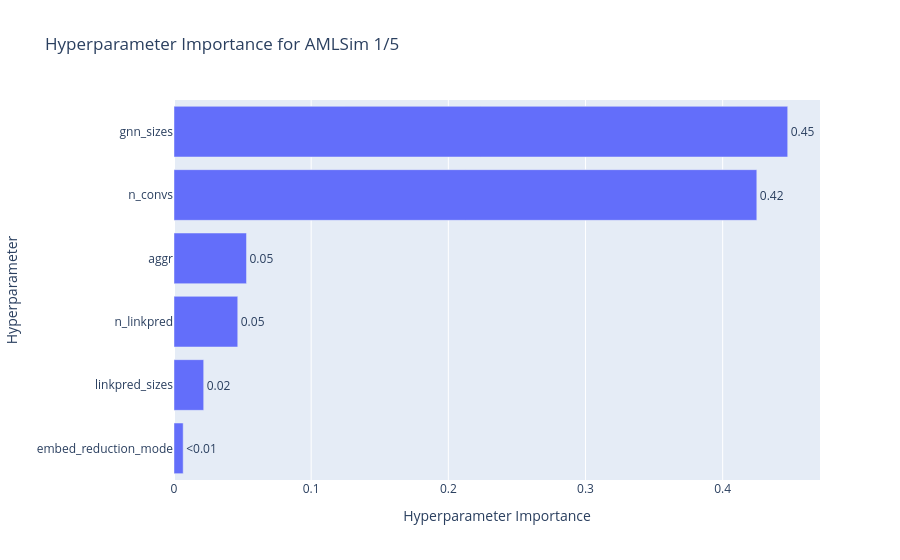
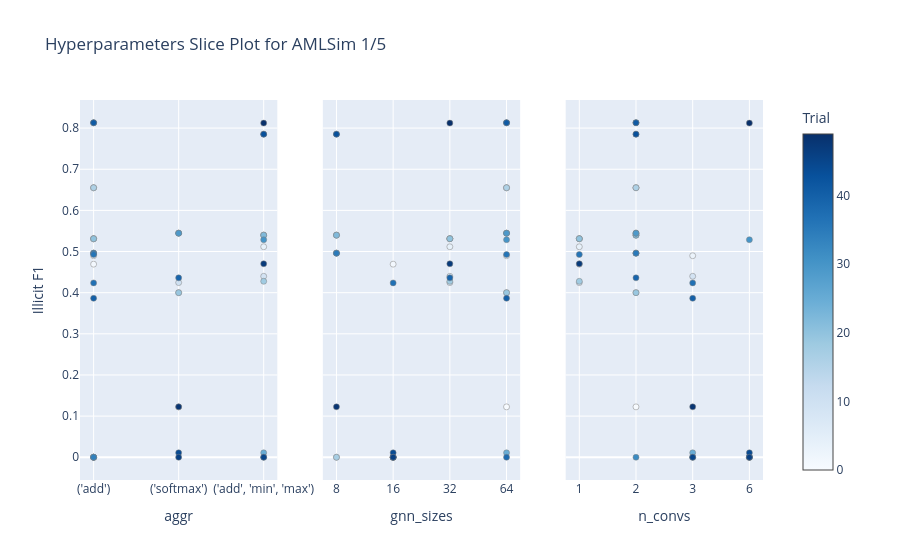
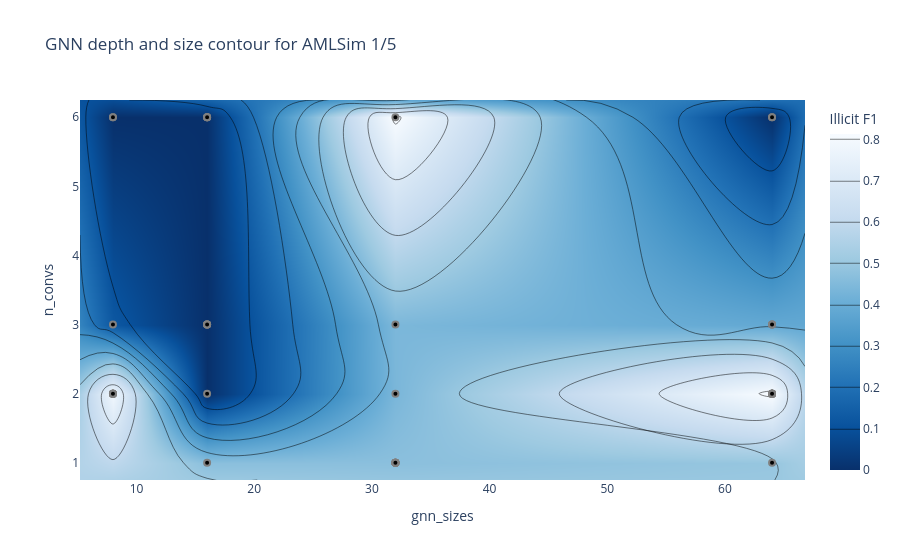
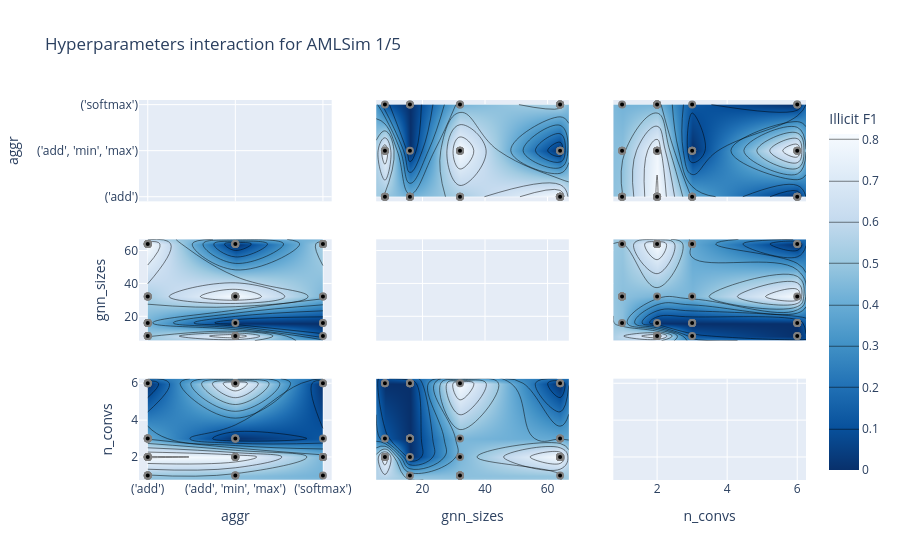

The notebook cell saved with these charts, in order:
### Markdown cell above
## AMLSim 1/5

### Code cell
study_amlsim_51 = rsu.load_study("amlsim_51")
rsu.build_and_save_study_analysis(study_amlsim_51, "AMLSim 1/5")

### Figure 1 — Plotly figure (JSON) as saved in the notebook; plotly's stock layout.template omitted (floating-point values rounded to 4 significant figures)
{"data": [{"cliponaxis": false, "hovertemplate": ["embed_reduction_mode (CategoricalDistribution): 0.006692339408833129<extra></extra>", "linkpred_sizes (CategoricalDistribution): 0.021648880202360596<extra></extra>", "n_linkpred (CategoricalDistribution): 0.04647979079561516<extra></extra>", "aggr (CategoricalDistribution): 0.05286460584282753<extra></extra>", "n_convs (CategoricalDistribution): 0.4248952561006557<extra></extra>", "gnn_sizes (CategoricalDistribution): 0.4474191276497078<extra></extra>"], "name": "Illicit F1", "orientation": "h", "text": ["<0.01", "0.02", "0.05", "0.05", "0.42", "0.45"], "textposition": "outside", "type": "bar", "x": [0.006692, 0.02165, 0.04648, 0.05286, 0.4249, 0.4474], "y": ["embed_reduction_mode", "linkpred_sizes", "n_linkpred", "aggr", "n_convs", "gnn_sizes"]}], "layout": {"title": {"text": "Hyperparameter Importance for AMLSim 1/5"}, "xaxis": {"title": {"text": "Hyperparameter Importance"}}, "yaxis": {"title": {"text": "Hyperparameter"}}}}

### Figure 2 — Plotly figure (JSON) as saved in the notebook; plotly's stock layout.template omitted (floating-point values rounded to 4 significant figures)
{"data": [{"marker": {"color": [0, 1, 2, 3, 4, 5, 6, 7, 8, 9, 10, 11, 12, 13, 14, 15, 16, 17, 18, 19, 20, 21, 22, 23, 24, 25, 26, 27, 28, 29, 30, 31, 32, 33, 34, 35, 36, 37, 38, 39, 40, 41, 42, 43, 44, 45, 46, 47, 48, 49], "colorbar": {"title": {"text": "Trial"}, "x": 1, "xpad": 40}, "colorscale": [[0, "rgb(247,251,255)"], [0.125, "rgb(222,235,247)"], [0.25, "rgb(198,219,239)"], [0.375, "rgb(158,202,225)"], [0.5, "rgb(107,174,214)"], [0.625, "rgb(66,146,198)"], [0.75, "rgb(33,113,181)"], [0.875, "rgb(8,81,156)"], [1, "rgb(8,48,107)"]], "line": {"color": "Grey", "width": 0.5}, "showscale": true}, "mode": "markers", "name": "Feasible Trial", "showlegend": false, "type": "scatter", "x": ["('softmax')", "('add')", "('add')", "('add')", "('add', 'min', 'max')", "('add', 'min', 'max')", "('add')", "('add')", "('add')", "('add', 'min', 'max')", "('softmax')", "('add')", "('add')", "('add')", "('softmax')", "('add')", "('add')", "('add')", "('add', 'min', 'max')", "('softmax')", "('add')", "('add', 'min', 'max')", "('add', 'min', 'max')", "('add')", "('softmax')", "('add', 'min', 'max')", "('add')", "('add')", "('softmax')", "('softmax')", "('add', 'min', 'max')", "('add')", "('add')", "('add')", "('add')", "('add')", "('add')", "('add')", "('add', 'min', 'max')", "('softmax')", "('add')", "('add')", "('add', 'min', 'max')", "('add', 'min', 'max')", "('softmax')", "('add', 'min', 'max')", "('softmax')", "('add', 'min', 'max')", "('softmax')", "('add', 'min', 'max')"], "xaxis": "x", "y": [0.1224, 0.4693, 0, 0.4898, 0.5116, 0.5398, 0.6551, 0.5311, 0, 0.4398, 0.4245, 0.6551, 0, 0.5311, 0.4, 0.5311, 0.6551, 0, 0.4277, 0.4, 0.5311, 0.5398, 0.5398, 0.813, 0.5446, 0.01081, 0, 0.4961, 0.5446, 0.5446, 0.5287, 0.4961, 0, 0.813, 0, 0.4961, 0.4929, 0.4237, 0, 0.436, 0.3864, 0.813, 0.7853, 0.7853, 0.01081, 0, 0, 0.4701, 0.1224, 0.8121], "yaxis": "y"}, {"marker": {"color": [0, 1, 2, 3, 4, 5, 6, 7, 8, 9, 10, 11, 12, 13, 14, 15, 16, 17, 18, 19, 20, 21, 22, 23, 24, 25, 26, 27, 28, 29, 30, 31, 32, 33, 34, 35, 36, 37, 38, 39, 40, 41, 42, 43, 44, 45, 46, 47, 48, 49], "colorbar": {"title": {"text": "Trial"}, "x": 1, "xpad": 40}, "colorscale": [[0, "rgb(247,251,255)"], [0.125, "rgb(222,235,247)"], [0.25, "rgb(198,219,239)"], [0.375, "rgb(158,202,225)"], [0.5, "rgb(107,174,214)"], [0.625, "rgb(66,146,198)"], [0.75, "rgb(33,113,181)"], [0.875, "rgb(8,81,156)"], [1, "rgb(8,48,107)"]], "line": {"color": "Grey", "width": 0.5}, "showscale": false}, "mode": "markers", "name": "Feasible Trial", "showlegend": false, "type": "scatter", "x": [64, 16, 16, 64, 32, 8, 64, 32, 16, 32, 32, 64, 8, 32, 64, 32, 64, 8, 32, 64, 32, 8, 8, 64, 64, 64, 16, 8, 64, 64, 64, 8, 16, 64, 16, 8, 64, 16, 64, 32, 64, 64, 8, 8, 16, 16, 16, 32, 8, 32], "xaxis": "x2", "y": [0.1224, 0.4693, 0, 0.4898, 0.5116, 0.5398, 0.6551, 0.5311, 0, 0.4398, 0.4245, 0.6551, 0, 0.5311, 0.4, 0.5311, 0.6551, 0, 0.4277, 0.4, 0.5311, 0.5398, 0.5398, 0.813, 0.5446, 0.01081, 0, 0.4961, 0.5446, 0.5446, 0.5287, 0.4961, 0, 0.813, 0, 0.4961, 0.4929, 0.4237, 0, 0.436, 0.3864, 0.813, 0.7853, 0.7853, 0.01081, 0, 0, 0.4701, 0.1224, 0.8121], "yaxis": "y2"}, {"marker": {"color": [0, 1, 2, 3, 4, 5, 6, 7, 8, 9, 10, 11, 12, 13, 14, 15, 16, 17, 18, 19, 20, 21, 22, 23, 24, 25, 26, 27, 28, 29, 30, 31, 32, 33, 34, 35, 36, 37, 38, 39, 40, 41, 42, 43, 44, 45, 46, 47, 48, 49], "colorbar": {"title": {"text": "Trial"}, "x": 1, "xpad": 40}, "colorscale": [[0, "rgb(247,251,255)"], [0.125, "rgb(222,235,247)"], [0.25, "rgb(198,219,239)"], [0.375, "rgb(158,202,225)"], [0.5, "rgb(107,174,214)"], [0.625, "rgb(66,146,198)"], [0.75, "rgb(33,113,181)"], [0.875, "rgb(8,81,156)"], [1, "rgb(8,48,107)"]], "line": {"color": "Grey", "width": 0.5}, "showscale": false}, "mode": "markers", "name": "Feasible Trial", "showlegend": false, "type": "scatter", "x": [2, 1, 6, 3, 1, 2, 2, 1, 3, 3, 1, 2, 6, 1, 2, 1, 2, 6, 1, 2, 1, 2, 2, 2, 2, 3, 6, 2, 2, 2, 6, 2, 2, 2, 3, 2, 1, 3, 6, 2, 3, 2, 2, 2, 6, 3, 6, 1, 3, 6], "xaxis": "x3", "y": [0.1224, 0.4693, 0, 0.4898, 0.5116, 0.5398, 0.6551, 0.5311, 0, 0.4398, 0.4245, 0.6551, 0, 0.5311, 0.4, 0.5311, 0.6551, 0, 0.4277, 0.4, 0.5311, 0.5398, 0.5398, 0.813, 0.5446, 0.01081, 0, 0.4961, 0.5446, 0.5446, 0.5287, 0.4961, 0, 0.813, 0, 0.4961, 0.4929, 0.4237, 0, 0.436, 0.3864, 0.813, 0.7853, 0.7853, 0.01081, 0, 0, 0.4701, 0.1224, 0.8121], "yaxis": "y3"}], "layout": {"title": {"text": "Hyperparameters Slice Plot for AMLSim 1/5"}, "xaxis": {"anchor": "y", "categoryarray": ["('add')", "('softmax')", "('add', 'min', 'max')"], "categoryorder": "array", "domain": [0, 0.2889], "title": {"text": "aggr"}, "type": "category"}, "xaxis2": {"anchor": "y2", "categoryarray": [8, 16, 32, 64], "categoryorder": "array", "domain": [0.3556, 0.6444], "title": {"text": "gnn_sizes"}, "type": "category"}, "xaxis3": {"anchor": "y3", "categoryarray": [1, 2, 3, 6], "categoryorder": "array", "domain": [0.7111, 1], "title": {"text": "n_convs"}, "type": "category"}, "yaxis": {"anchor": "x", "domain": [0, 1], "title": {"text": "Illicit F1"}}, "yaxis2": {"anchor": "x2", "domain": [0, 1], "matches": "y", "showticklabels": false}, "yaxis3": {"anchor": "x3", "domain": [0, 1], "matches": "y", "showticklabels": false}}}

### Figure 3 — Plotly figure (JSON) as saved in the notebook; plotly's stock layout.template omitted (floating-point values rounded to 4 significant figures)
{"data": [{"colorbar": {"title": {"text": "Illicit F1"}}, "colorscale": [[0, "rgb(247,251,255)"], [0.125, "rgb(222,235,247)"], [0.25, "rgb(198,219,239)"], [0.375, "rgb(158,202,225)"], [0.5, "rgb(107,174,214)"], [0.625, "rgb(66,146,198)"], [0.75, "rgb(33,113,181)"], [0.875, "rgb(8,81,156)"], [1, "rgb(8,48,107)"]], "connectgaps": true, "contours": {"coloring": "heatmap"}, "hoverinfo": "none", "line": {"smoothing": 1.3}, "reversescale": true, "type": "contour", "x": [5.2, 8, 16, 32, 64, 66.8], "y": [0.75, 1, 2, 3, 6, 6.25], "z": [[null, null, null, null, null, null], [null, null, 0.4693, 0.4701, 0.4929, null], [null, 0.7853, 0, 0.436, 0.813, null], [null, 0.1224, 0, 0.4398, 0.3864, null], [null, 0, 0, 0.8121, 0, null], [null, null, null, null, null, null]]}, {"marker": {"color": "black", "line": {"color": "Gray", "width": 2}}, "mode": "markers", "name": "Feasible Trial", "showlegend": false, "type": "scatter", "x": [64, 16, 16, 64, 32, 8, 64, 32, 16, 32, 32, 64, 8, 32, 64, 32, 64, 8, 32, 64, 32, 8, 8, 64, 64, 64, 16, 8, 64, 64, 64, 8, 16, 64, 16, 8, 64, 16, 64, 32, 64, 64, 8, 8, 16, 16, 16, 32, 8, 32], "y": [2, 1, 6, 3, 1, 2, 2, 1, 3, 3, 1, 2, 6, 1, 2, 1, 2, 6, 1, 2, 1, 2, 2, 2, 2, 3, 6, 2, 2, 2, 6, 2, 2, 2, 3, 2, 1, 3, 6, 2, 3, 2, 2, 2, 6, 3, 6, 1, 3, 6]}, {"marker": {"color": "#cccccc", "line": {"color": "Gray", "width": 2}}, "mode": "markers", "name": "Infeasible Trial", "showlegend": false, "type": "scatter", "x": [], "y": []}], "layout": {"title": {"text": "GNN depth and size contour for AMLSim 1/5"}, "xaxis": {"range": [5.2, 66.8], "title": {"text": "gnn_sizes"}}, "yaxis": {"range": [0.75, 6.25], "title": {"text": "n_convs"}}}}

### Figure 4 — Plotly figure (JSON) as saved in the notebook; plotly's stock layout.template omitted (floating-point values rounded to 4 significant figures)
{"data": [{"type": "scatter", "xaxis": "x", "yaxis": "y"}, {"colorbar": {"title": {"text": "Illicit F1"}}, "colorscale": [[0, "rgb(247,251,255)"], [0.125, "rgb(222,235,247)"], [0.25, "rgb(198,219,239)"], [0.375, "rgb(158,202,225)"], [0.5, "rgb(107,174,214)"], [0.625, "rgb(66,146,198)"], [0.75, "rgb(33,113,181)"], [0.875, "rgb(8,81,156)"], [1, "rgb(8,48,107)"]], "connectgaps": true, "contours": {"coloring": "heatmap"}, "hoverinfo": "none", "line": {"smoothing": 1.3}, "reversescale": true, "showscale": true, "type": "contour", "x": ["('add')", "('add', 'min', 'max')", "('softmax')"], "xaxis": "x4", "y": [5.2, 8, 16, 32, 64, 66.8], "yaxis": "y4", "z": [[null, null, null], [0.4961, 0.7853, 0.1224], [0.4237, 0, 0], [0.5311, 0.8121, 0.436], [0.813, 0, 0.5446], [null, null, null]]}, {"marker": {"color": "black", "line": {"color": "Gray", "width": 2}}, "mode": "markers", "name": "Feasible Trial", "showlegend": false, "type": "scatter", "x": ["('softmax')", "('add')", "('add')", "('add')", "('add', 'min', 'max')", "('add', 'min', 'max')", "('add')", "('add')", "('add')", "('add', 'min', 'max')", "('softmax')", "('add')", "('add')", "('add')", "('softmax')", "('add')", "('add')", "('add')", "('add', 'min', 'max')", "('softmax')", "('add')", "('add', 'min', 'max')", "('add', 'min', 'max')", "('add')", "('softmax')", "('add', 'min', 'max')", "('add')", "('add')", "('softmax')", "('softmax')", "('add', 'min', 'max')", "('add')", "('add')", "('add')", "('add')", "('add')", "('add')", "('add')", "('add', 'min', 'max')", "('softmax')", "('add')", "('add')", "('add', 'min', 'max')", "('add', 'min', 'max')", "('softmax')", "('add', 'min', 'max')", "('softmax')", "('add', 'min', 'max')", "('softmax')", "('add', 'min', 'max')"], "xaxis": "x4", "y": [64, 16, 16, 64, 32, 8, 64, 32, 16, 32, 32, 64, 8, 32, 64, 32, 64, 8, 32, 64, 32, 8, 8, 64, 64, 64, 16, 8, 64, 64, 64, 8, 16, 64, 16, 8, 64, 16, 64, 32, 64, 64, 8, 8, 16, 16, 16, 32, 8, 32], "yaxis": "y4"}, {"colorbar": {"title": {"text": "Illicit F1"}}, "colorscale": [[0, "rgb(247,251,255)"], [0.125, "rgb(222,235,247)"], [0.25, "rgb(198,219,239)"], [0.375, "rgb(158,202,225)"], [0.5, "rgb(107,174,214)"], [0.625, "rgb(66,146,198)"], [0.75, "rgb(33,113,181)"], [0.875, "rgb(8,81,156)"], [1, "rgb(8,48,107)"]], "connectgaps": true, "contours": {"coloring": "heatmap"}, "hoverinfo": "none", "line": {"smoothing": 1.3}, "reversescale": true, "showscale": false, "type": "contour", "x": ["('add')", "('add', 'min', 'max')", "('softmax')"], "xaxis": "x7", "y": [0.75, 1, 2, 3, 6, 6.25], "yaxis": "y7", "z": [[null, null, null], [0.4929, 0.4701, 0.4245], [0.813, 0.7853, 0.436], [0.3864, 0, 0.1224], [0, 0.8121, 0], [null, null, null]]}, {"marker": {"color": "black", "line": {"color": "Gray", "width": 2}}, "mode": "markers", "name": "Feasible Trial", "showlegend": false, "type": "scatter", "x": ["('softmax')", "('add')", "('add')", "('add')", "('add', 'min', 'max')", "('add', 'min', 'max')", "('add')", "('add')", "('add')", "('add', 'min', 'max')", "('softmax')", "('add')", "('add')", "('add')", "('softmax')", "('add')", "('add')", "('add')", "('add', 'min', 'max')", "('softmax')", "('add')", "('add', 'min', 'max')", "('add', 'min', 'max')", "('add')", "('softmax')", "('add', 'min', 'max')", "('add')", "('add')", "('softmax')", "('softmax')", "('add', 'min', 'max')", "('add')", "('add')", "('add')", "('add')", "('add')", "('add')", "('add')", "('add', 'min', 'max')", "('softmax')", "('add')", "('add')", "('add', 'min', 'max')", "('add', 'min', 'max')", "('softmax')", "('add', 'min', 'max')", "('softmax')", "('add', 'min', 'max')", "('softmax')", "('add', 'min', 'max')"], "xaxis": "x7", "y": [2, 1, 6, 3, 1, 2, 2, 1, 3, 3, 1, 2, 6, 1, 2, 1, 2, 6, 1, 2, 1, 2, 2, 2, 2, 3, 6, 2, 2, 2, 6, 2, 2, 2, 3, 2, 1, 3, 6, 2, 3, 2, 2, 2, 6, 3, 6, 1, 3, 6], "yaxis": "y7"}, {"colorbar": {"title": {"text": "Illicit F1"}}, "colorscale": [[0, "rgb(247,251,255)"], [0.125, "rgb(222,235,247)"], [0.25, "rgb(198,219,239)"], [0.375, "rgb(158,202,225)"], [0.5, "rgb(107,174,214)"], [0.625, "rgb(66,146,198)"], [0.75, "rgb(33,113,181)"], [0.875, "rgb(8,81,156)"], [1, "rgb(8,48,107)"]], "connectgaps": true, "contours": {"coloring": "heatmap"}, "hoverinfo": "none", "line": {"smoothing": 1.3}, "reversescale": true, "showscale": false, "type": "contour", "x": [5.2, 8, 16, 32, 64, 66.8], "xaxis": "x2", "y": ["('add')", "('add', 'min', 'max')", "('softmax')"], "yaxis": "y2", "z": [[null, 0.4961, 0.4237, 0.5311, 0.813, null], [null, 0.7853, 0, 0.8121, 0, null], [null, 0.1224, 0, 0.436, 0.5446, null]]}, {"marker": {"color": "black", "line": {"color": "Gray", "width": 2}}, "mode": "markers", "name": "Feasible Trial", "showlegend": false, "type": "scatter", "x": [64, 16, 16, 64, 32, 8, 64, 32, 16, 32, 32, 64, 8, 32, 64, 32, 64, 8, 32, 64, 32, 8, 8, 64, 64, 64, 16, 8, 64, 64, 64, 8, 16, 64, 16, 8, 64, 16, 64, 32, 64, 64, 8, 8, 16, 16, 16, 32, 8, 32], "xaxis": "x2", "y": ["('softmax')", "('add')", "('add')", "('add')", "('add', 'min', 'max')", "('add', 'min', 'max')", "('add')", "('add')", "('add')", "('add', 'min', 'max')", "('softmax')", "('add')", "('add')", "('add')", "('softmax')", "('add')", "('add')", "('add')", "('add', 'min', 'max')", "('softmax')", "('add')", "('add', 'min', 'max')", "('add', 'min', 'max')", "('add')", "('softmax')", "('add', 'min', 'max')", "('add')", "('add')", "('softmax')", "('softmax')", "('add', 'min', 'max')", "('add')", "('add')", "('add')", "('add')", "('add')", "('add')", "('add')", "('add', 'min', 'max')", "('softmax')", "('add')", "('add')", "('add', 'min', 'max')", "('add', 'min', 'max')", "('softmax')", "('add', 'min', 'max')", "('softmax')", "('add', 'min', 'max')", "('softmax')", "('add', 'min', 'max')"], "yaxis": "y2"}, {"type": "scatter", "xaxis": "x5", "yaxis": "y5"}, {"colorbar": {"title": {"text": "Illicit F1"}}, "colorscale": [[0, "rgb(247,251,255)"], [0.125, "rgb(222,235,247)"], [0.25, "rgb(198,219,239)"], [0.375, "rgb(158,202,225)"], [0.5, "rgb(107,174,214)"], [0.625, "rgb(66,146,198)"], [0.75, "rgb(33,113,181)"], [0.875, "rgb(8,81,156)"], [1, "rgb(8,48,107)"]], "connectgaps": true, "contours": {"coloring": "heatmap"}, "hoverinfo": "none", "line": {"smoothing": 1.3}, "reversescale": true, "showscale": false, "type": "contour", "x": [5.2, 8, 16, 32, 64, 66.8], "xaxis": "x8", "y": [0.75, 1, 2, 3, 6, 6.25], "yaxis": "y8", "z": [[null, null, null, null, null, null], [null, null, 0.4693, 0.4701, 0.4929, null], [null, 0.7853, 0, 0.436, 0.813, null], [null, 0.1224, 0, 0.4398, 0.3864, null], [null, 0, 0, 0.8121, 0, null], [null, null, null, null, null, null]]}, {"marker": {"color": "black", "line": {"color": "Gray", "width": 2}}, "mode": "markers", "name": "Feasible Trial", "showlegend": false, "type": "scatter", "x": [64, 16, 16, 64, 32, 8, 64, 32, 16, 32, 32, 64, 8, 32, 64, 32, 64, 8, 32, 64, 32, 8, 8, 64, 64, 64, 16, 8, 64, 64, 64, 8, 16, 64, 16, 8, 64, 16, 64, 32, 64, 64, 8, 8, 16, 16, 16, 32, 8, 32], "xaxis": "x8", "y": [2, 1, 6, 3, 1, 2, 2, 1, 3, 3, 1, 2, 6, 1, 2, 1, 2, 6, 1, 2, 1, 2, 2, 2, 2, 3, 6, 2, 2, 2, 6, 2, 2, 2, 3, 2, 1, 3, 6, 2, 3, 2, 2, 2, 6, 3, 6, 1, 3, 6], "yaxis": "y8"}, {"colorbar": {"title": {"text": "Illicit F1"}}, "colorscale": [[0, "rgb(247,251,255)"], [0.125, "rgb(222,235,247)"], [0.25, "rgb(198,219,239)"], [0.375, "rgb(158,202,225)"], [0.5, "rgb(107,174,214)"], [0.625, "rgb(66,146,198)"], [0.75, "rgb(33,113,181)"], [0.875, "rgb(8,81,156)"], [1, "rgb(8,48,107)"]], "connectgaps": true, "contours": {"coloring": "heatmap"}, "hoverinfo": "none", "line": {"smoothing": 1.3}, "reversescale": true, "showscale": false, "type": "contour", "x": [0.75, 1, 2, 3, 6, 6.25], "xaxis": "x3", "y": ["('add')", "('add', 'min', 'max')", "('softmax')"], "yaxis": "y3", "z": [[null, 0.4929, 0.813, 0.3864, 0, null], [null, 0.4701, 0.7853, 0, 0.8121, null], [null, 0.4245, 0.436, 0.1224, 0, null]]}, {"marker": {"color": "black", "line": {"color": "Gray", "width": 2}}, "mode": "markers", "name": "Feasible Trial", "showlegend": false, "type": "scatter", "x": [2, 1, 6, 3, 1, 2, 2, 1, 3, 3, 1, 2, 6, 1, 2, 1, 2, 6, 1, 2, 1, 2, 2, 2, 2, 3, 6, 2, 2, 2, 6, 2, 2, 2, 3, 2, 1, 3, 6, 2, 3, 2, 2, 2, 6, 3, 6, 1, 3, 6], "xaxis": "x3", "y": ["('softmax')", "('add')", "('add')", "('add')", "('add', 'min', 'max')", "('add', 'min', 'max')", "('add')", "('add')", "('add')", "('add', 'min', 'max')", "('softmax')", "('add')", "('add')", "('add')", "('softmax')", "('add')", "('add')", "('add')", "('add', 'min', 'max')", "('softmax')", "('add')", "('add', 'min', 'max')", "('add', 'min', 'max')", "('add')", "('softmax')", "('add', 'min', 'max')", "('add')", "('add')", "('softmax')", "('softmax')", "('add', 'min', 'max')", "('add')", "('add')", "('add')", "('add')", "('add')", "('add')", "('add')", "('add', 'min', 'max')", "('softmax')", "('add')", "('add')", "('add', 'min', 'max')", "('add', 'min', 'max')", "('softmax')", "('add', 'min', 'max')", "('softmax')", "('add', 'min', 'max')", "('softmax')", "('add', 'min', 'max')"], "yaxis": "y3"}, {"colorbar": {"title": {"text": "Illicit F1"}}, "colorscale": [[0, "rgb(247,251,255)"], [0.125, "rgb(222,235,247)"], [0.25, "rgb(198,219,239)"], [0.375, "rgb(158,202,225)"], [0.5, "rgb(107,174,214)"], [0.625, "rgb(66,146,198)"], [0.75, "rgb(33,113,181)"], [0.875, "rgb(8,81,156)"], [1, "rgb(8,48,107)"]], "connectgaps": true, "contours": {"coloring": "heatmap"}, "hoverinfo": "none", "line": {"smoothing": 1.3}, "reversescale": true, "showscale": false, "type": "contour", "x": [0.75, 1, 2, 3, 6, 6.25], "xaxis": "x6", "y": [5.2, 8, 16, 32, 64, 66.8], "yaxis": "y6", "z": [[null, null, null, null, null, null], [null, null, 0.7853, 0.1224, 0, null], [null, 0.4693, 0, 0, 0, null], [null, 0.4701, 0.436, 0.4398, 0.8121, null], [null, 0.4929, 0.813, 0.3864, 0, null], [null, null, null, null, null, null]]}, {"marker": {"color": "black", "line": {"color": "Gray", "width": 2}}, "mode": "markers", "name": "Feasible Trial", "showlegend": false, "type": "scatter", "x": [2, 1, 6, 3, 1, 2, 2, 1, 3, 3, 1, 2, 6, 1, 2, 1, 2, 6, 1, 2, 1, 2, 2, 2, 2, 3, 6, 2, 2, 2, 6, 2, 2, 2, 3, 2, 1, 3, 6, 2, 3, 2, 2, 2, 6, 3, 6, 1, 3, 6], "xaxis": "x6", "y": [64, 16, 16, 64, 32, 8, 64, 32, 16, 32, 32, 64, 8, 32, 64, 32, 64, 8, 32, 64, 32, 8, 8, 64, 64, 64, 16, 8, 64, 64, 64, 8, 16, 64, 16, 8, 64, 16, 64, 32, 64, 64, 8, 8, 16, 16, 16, 32, 8, 32], "yaxis": "y6"}, {"type": "scatter", "xaxis": "x9", "yaxis": "y9"}], "layout": {"title": {"text": "Hyperparameters interaction for AMLSim 1/5"}, "xaxis": {"anchor": "y", "domain": [0, 0.2889], "matches": "x7", "range": [-0.1, 2.1], "showticklabels": false, "type": "category"}, "xaxis2": {"anchor": "y2", "domain": [0.3556, 0.6444], "matches": "x8", "range": [5.2, 66.8], "showticklabels": false}, "xaxis3": {"anchor": "y3", "domain": [0.7111, 1], "matches": "x9", "range": [0.75, 6.25], "showticklabels": false}, "xaxis4": {"anchor": "y4", "domain": [0, 0.2889], "matches": "x7", "range": [-0.1, 2.1], "showticklabels": false, "type": "category"}, "xaxis5": {"anchor": "y5", "domain": [0.3556, 0.6444], "matches": "x8", "range": [5.2, 66.8], "showticklabels": false}, "xaxis6": {"anchor": "y6", "domain": [0.7111, 1], "matches": "x9", "range": [0.75, 6.25], "showticklabels": false}, "xaxis7": {"anchor": "y7", "domain": [0, 0.2889], "range": [-0.1, 2.1], "title": {"text": "aggr"}, "type": "category"}, "xaxis8": {"anchor": "y8", "domain": [0.3556, 0.6444], "range": [5.2, 66.8], "title": {"text": "gnn_sizes"}}, "xaxis9": {"anchor": "y9", "domain": [0.7111, 1], "range": [0.75, 6.25], "title": {"text": "n_convs"}}, "yaxis": {"anchor": "x", "domain": [0.7333, 1], "range": [-0.1, 2.1], "title": {"text": "aggr"}, "type": "category"}, "yaxis2": {"anchor": "x2", "domain": [0.7333, 1], "matches": "y", "range": [-0.1, 2.1], "showticklabels": false, "type": "category"}, "yaxis3": {"anchor": "x3", "domain": [0.7333, 1], "matches": "y", "range": [-0.1, 2.1], "showticklabels": false, "type": "category"}, "yaxis4": {"anchor": "x4", "domain": [0.3667, 0.6333], "range": [5.2, 66.8], "title": {"text": "gnn_sizes"}}, "yaxis5": {"anchor": "x5", "domain": [0.3667, 0.6333], "matches": "y4", "range": [5.2, 66.8], "showticklabels": false}, "yaxis6": {"anchor": "x6", "domain": [0.3667, 0.6333], "matches": "y4", "range": [5.2, 66.8], "showticklabels": false}, "yaxis7": {"anchor": "x7", "domain": [0, 0.2667], "range": [0.75, 6.25], "title": {"text": "n_convs"}}, "yaxis8": {"anchor": "x8", "domain": [0, 0.2667], "matches": "y7", "range": [0.75, 6.25], "showticklabels": false}, "yaxis9": {"anchor": "x9", "domain": [0, 0.2667], "matches": "y7", "range": [0.75, 6.25], "showticklabels": false}}}
